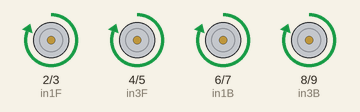
Recording of a sketch running on a simulated Arduino Uno, built with avr-gcc and run on an emulated ATmega328P. On the bench: motor-driver pin pairs drawn as motors (green arrow = first pin HIGH = forward, orange = second pin HIGH = backward, longer = more drive).

Above: at 0.1 s.
At 4.1 s:
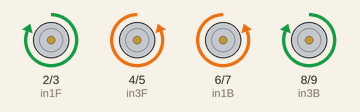
At 8.1 s:
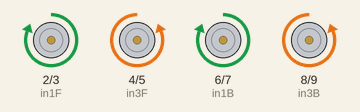
At 18.1 s:
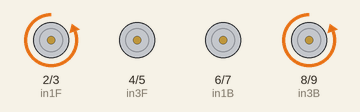
At 28.1 s:
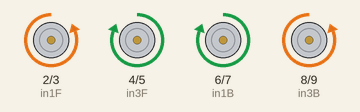
At 38.1 s:
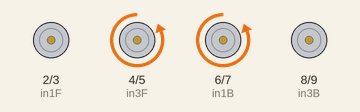
Timing chart, 0 to 39.6 s (numbered marks = the images above):
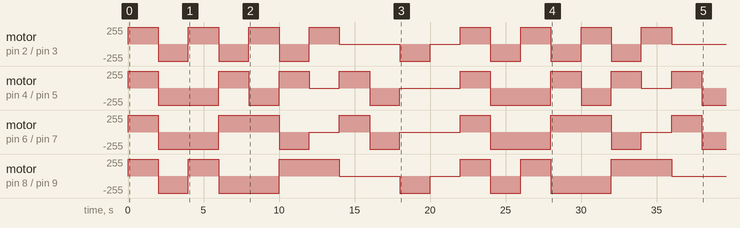

Measured:
- by itself, motor on pin 2 (in1F) / pin 3 (in2F): stopped → forward 255/255 at 0.00 s, → backward 255/255 2.0 s later, → forward 255/255 2.0 s later, → backward 255/255 2.0 s later, … (18 changes in this stretch)
- by itself, motor on pin 4 (in3F) / pin 5 (in4F): stopped → forward 255/255 at 0.00 s, → backward 255/255 2.0 s later, → forward 255/255 4.0 s later, → backward 255/255 2.0 s later, … (17 changes in this stretch)

The sketch:

robot-car-with-mecanum-wheels.ino
```cpp
// Define all the pins of the motor driver module L298N

//Pins for front wheels
#define in1F 2
#define in2F 3
#define in3F 4
#define in4F 5

//Pins for back wheels
#define in1B 6
#define in2B 7
#define in3B 8
#define in4B 9

void setup() {

  // Define if pins are input or output
  pinMode(in1F, OUTPUT);
  pinMode(in2F, OUTPUT);
  pinMode(in3F, OUTPUT);
  pinMode(in4F, OUTPUT);
  pinMode(in1B, OUTPUT);
  pinMode(in2B, OUTPUT);
  pinMode(in3B, OUTPUT);
  pinMode(in4B, OUTPUT);

}

void loop() {

  Forward();
  delay(2000);  //move forward for 2 seconds

  Backward();
  delay(2000);  //move backward for 2 seconds

  StrafeLeft();
  delay(2000);  //move horizontal left for 2 seconds

  StrafeRight();
  delay(2000);  //move horizontal right for 2 seconds

  RotateLeft();
  delay(2000);  //rotate left for 2 seconds

  RotateRight();
  delay(2000);  //rotate right for 2 seconds

  ForwardLeft();
  delay(2000);  //move forward diagonal left for 2 seconds

  ForwardRight();
  delay(2000);  //move forward diagonal right for 2 seconds

  BackwardLeft();
  delay(2000);  //move backward diagonal left for 2 seconds

  BackwardRight();
  delay(2000);  //move backward diagonal right for 2 seconds

  Stop();
  delay(2000);  //stop for 2 seconds

}

// FUNCTIONS TO CHANGE THE DIRECTION OF THE WHEELS
void Backward() {
  digitalWrite(in1F,LOW);
  digitalWrite(in2F,HIGH);
  digitalWrite(in3F,LOW);
  digitalWrite(in4F,HIGH);
  digitalWrite(in1B,LOW);
  digitalWrite(in2B,HIGH);
  digitalWrite(in3B,LOW);
  digitalWrite(in4B,HIGH);
}

 void Forward() {
  digitalWrite(in1F,HIGH);
  digitalWrite(in2F,LOW);
  digitalWrite(in3F,HIGH);
  digitalWrite(in4F,LOW);
  digitalWrite(in1B,HIGH);
  digitalWrite(in2B,LOW);
  digitalWrite(in3B,HIGH);
  digitalWrite(in4B,LOW);
}

void Stop() {
  digitalWrite(in1F,LOW);
  digitalWrite(in2F,LOW);
  digitalWrite(in3F,LOW);
  digitalWrite(in4F,LOW);
  digitalWrite(in1B,LOW);
  digitalWrite(in2B,LOW);
  digitalWrite(in3B,LOW);
  digitalWrite(in4B,LOW);
}

void StrafeRight() {
  digitalWrite(in1F,LOW);
  digitalWrite(in2F,HIGH);
  digitalWrite(in3F,HIGH);
  digitalWrite(in4F,LOW);
  digitalWrite(in1B,HIGH);
  digitalWrite(in2B,LOW);
  digitalWrite(in3B,LOW);
  digitalWrite(in4B,HIGH);
}

void StrafeLeft() {
  digitalWrite(in1F,HIGH);
  digitalWrite(in2F,LOW);
  digitalWrite(in3F,LOW);
  digitalWrite(in4F,HIGH);
  digitalWrite(in1B,LOW);
  digitalWrite(in2B,HIGH);
  digitalWrite(in3B,HIGH);
  digitalWrite(in4B,LOW);
}

void RotateRight() {
  digitalWrite(in1F,LOW);
  digitalWrite(in2F,HIGH);
  digitalWrite(in3F,HIGH);
  digitalWrite(in4F,LOW);
  digitalWrite(in1B,LOW);
  digitalWrite(in2B,HIGH);
  digitalWrite(in3B,HIGH);
  digitalWrite(in4B,LOW);
}

void RotateLeft() {
  digitalWrite(in1F,HIGH);
  digitalWrite(in2F,LOW);
  digitalWrite(in3F,LOW);
  digitalWrite(in4F,HIGH);
  digitalWrite(in1B,HIGH);
  digitalWrite(in2B,LOW);
  digitalWrite(in3B,LOW);
  digitalWrite(in4B,HIGH);
}

void ForwardLeft() {
  digitalWrite(in1F,HIGH);
  digitalWrite(in2F,LOW);
  digitalWrite(in3F,LOW);
  digitalWrite(in4F,LOW);
  digitalWrite(in1B,LOW);
  digitalWrite(in2B,LOW);
  digitalWrite(in3B,HIGH);
  digitalWrite(in4B,LOW);
}

void ForwardRight() {
  digitalWrite(in1F,LOW);
  digitalWrite(in2F,LOW);
  digitalWrite(in3F,HIGH);
  digitalWrite(in4F,LOW);
  digitalWrite(in1B,HIGH);
  digitalWrite(in2B,LOW);
  digitalWrite(in3B,LOW);
  digitalWrite(in4B,LOW);
}

void BackwardLeft() {
  digitalWrite(in1F,LOW);
  digitalWrite(in2F,LOW);
  digitalWrite(in3F,LOW);
  digitalWrite(in4F,HIGH);
  digitalWrite(in1B,LOW);
  digitalWrite(in2B,HIGH);
  digitalWrite(in3B,LOW);
  digitalWrite(in4B,LOW);
}

void BackwardRight() {
  digitalWrite(in1F,LOW);
  digitalWrite(in2F,HIGH);
  digitalWrite(in3F,LOW);
  digitalWrite(in4F,LOW);
  digitalWrite(in1B,LOW);
  digitalWrite(in2B,LOW);
  digitalWrite(in3B,LOW);
  digitalWrite(in4B,HIGH);
}
```
